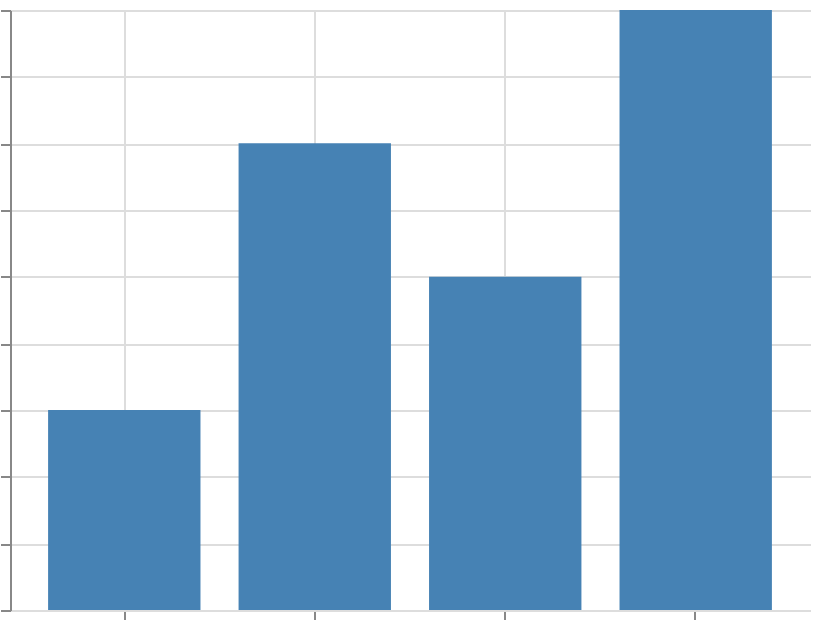

Vega-Lite specification stored for this chart:
### Vega specification from a JSON file in a GitHub repository (floating-point values rounded to 4 significant figures)
{"$schema": "https://vega.github.io/schema/vega/v6.json", "width": 400, "height": 300, "padding": 5, "background": "white", "autosize": "none", "data": [{"name": "table", "values": [{"cat": "a", "val": 3}, {"cat": "b", "val": 7}, {"cat": "c", "val": 5}, {"cat": "d", "val": 9}]}], "scales": [{"name": "x", "type": "band", "domain": {"data": "table", "field": "cat"}, "range": "width", "padding": 0.2}, {"name": "y", "type": "linear", "domain": {"data": "table", "field": "val"}, "range": [{"signal": "height"}, 0], "nice": true}], "axes": [{"scale": "x", "orient": "bottom", "grid": true, "labels": false}, {"scale": "y", "orient": "left", "grid": true, "labels": false}], "marks": [{"type": "rect", "from": {"data": "table"}, "encode": {"update": {"x": {"scale": "x", "field": "cat"}, "width": {"scale": "x", "band": 1}, "y": {"scale": "y", "field": "val"}, "y2": {"scale": "y", "value": 0}, "fill": {"value": "steelblue"}}}}]}
